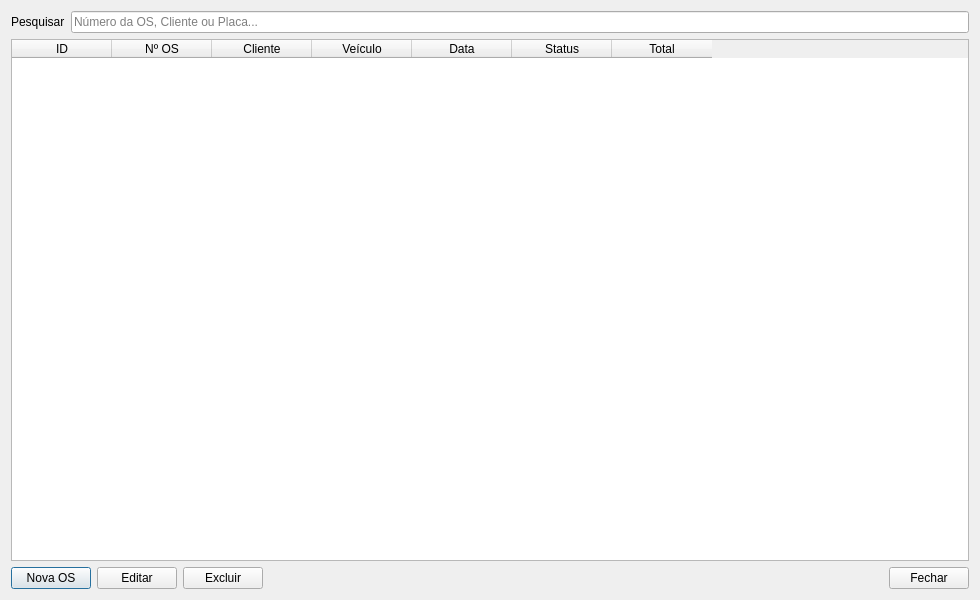
<?xml version="1.0" encoding="UTF-8"?>
<ui version="4.0">
 <class>OrdensServico</class>

 <widget class="QDialog" name="OrdensServico">

  <property name="geometry">
   <rect>
    <x>0</x>
    <y>0</y>
    <width>980</width>
    <height>600</height>
   </rect>
  </property>

  <property name="windowTitle">
   <string>Ordens de Serviço</string>
  </property>

  <layout class="QVBoxLayout" name="verticalLayout">

   <item>

    <layout class="QHBoxLayout">

     <item>
      <widget class="QLabel" name="lblPesquisar">
       <property name="text">
        <string>Pesquisar</string>
       </property>
      </widget>
     </item>

     <item>
      <widget class="QLineEdit" name="txtPesquisar">
       <property name="placeholderText">
        <string>Número da OS, Cliente ou Placa...</string>
       </property>
      </widget>
     </item>

    </layout>

   </item>


   <item>

    <widget class="QTableWidget" name="tblOrdensServico">

     <column>
      <property name="text">
       <string>ID</string>
      </property>
     </column>

     <column>
      <property name="text">
       <string>Nº OS</string>
      </property>
     </column>

     <column>
      <property name="text">
       <string>Cliente</string>
      </property>
     </column>

     <column>
      <property name="text">
       <string>Veículo</string>
      </property>
     </column>

     <column>
      <property name="text">
       <string>Data</string>
      </property>
     </column>

     <column>
      <property name="text">
       <string>Status</string>
      </property>
     </column>

     <column>
      <property name="text">
       <string>Total</string>
      </property>
     </column>

    </widget>

   </item>


   <item>

    <layout class="QHBoxLayout">

     <item>
      <widget class="QPushButton" name="btnNovo">
       <property name="text">
        <string>Nova OS</string>
       </property>
      </widget>
     </item>

     <item>
      <widget class="QPushButton" name="btnEditar">
       <property name="text">
        <string>Editar</string>
       </property>
      </widget>
     </item>

     <item>
      <widget class="QPushButton" name="btnExcluir">
       <property name="text">
        <string>Excluir</string>
       </property>
      </widget>
     </item>

     <item>
      <spacer name="horizontalSpacer">
       <property name="orientation">
        <enum>Qt::Horizontal</enum>
       </property>
       <property name="sizeHint" stdset="0">
        <size>
         <width>40</width>
         <height>20</height>
        </size>
       </property>
      </spacer>
     </item>

     <item>
      <widget class="QPushButton" name="btnFechar">
       <property name="text">
        <string>Fechar</string>
       </property>
      </widget>
     </item>

    </layout>

   </item>

  </layout>

 </widget>

 <resources/>
 <connections/>

</ui>
